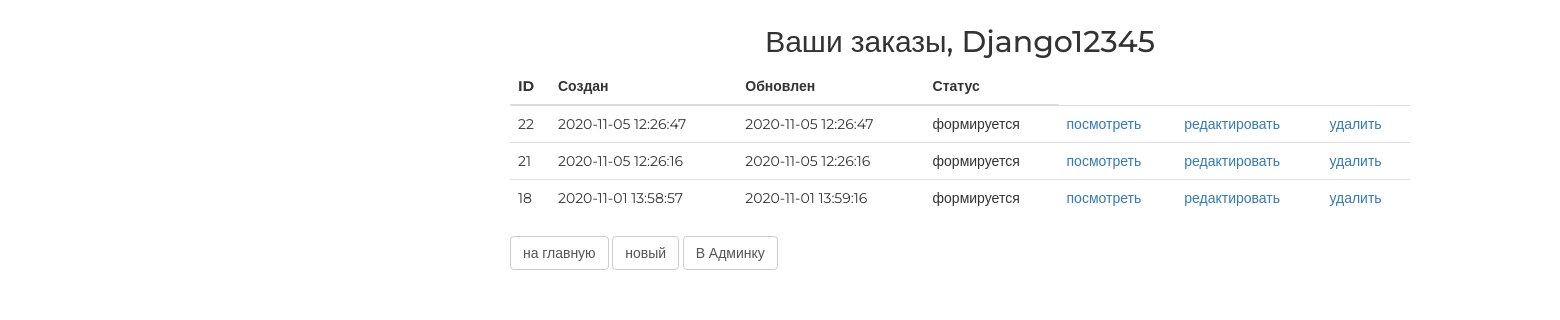
The app's page /order/ (signed in), older data.
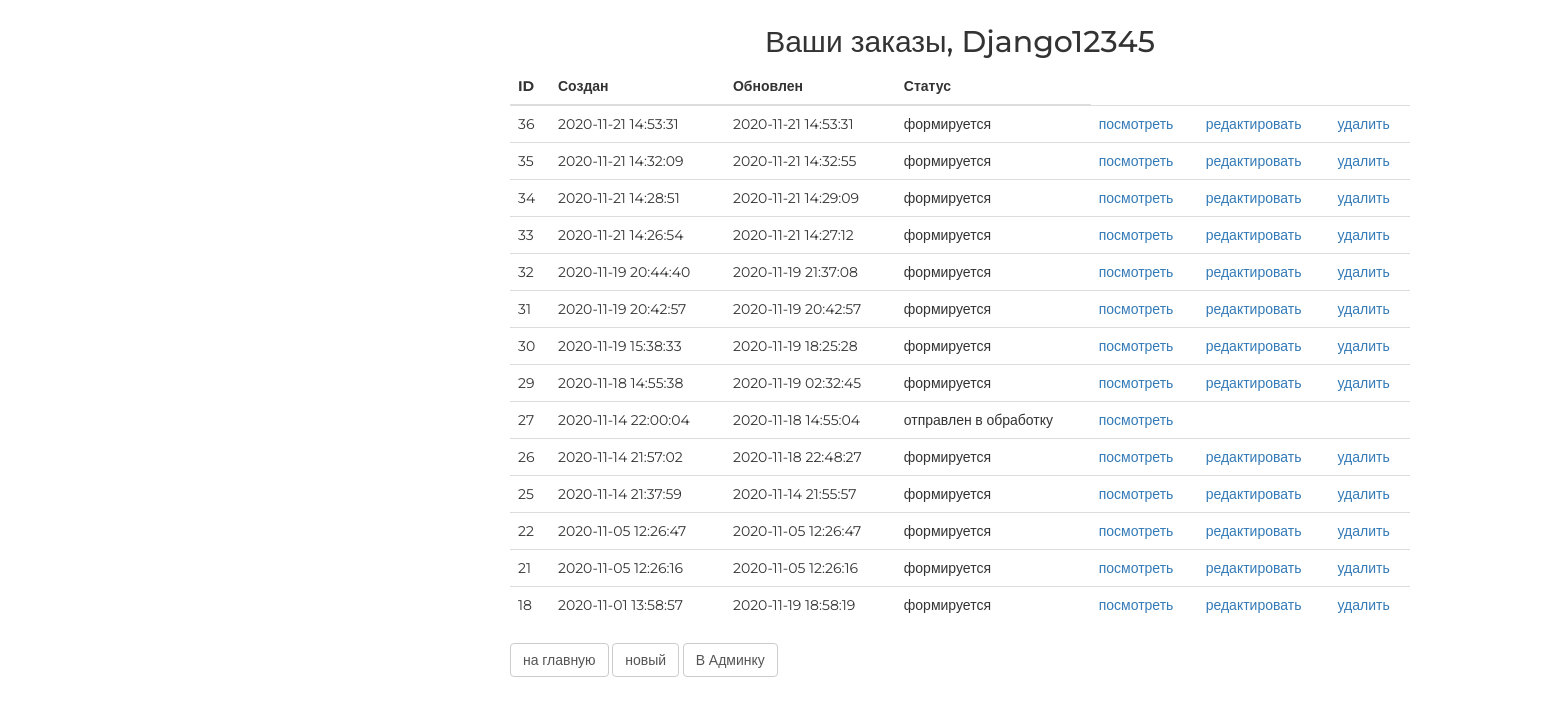
The same page, newer data.
### authapp/models.py (models this page shows, shortened)
class ShopUser(AbstractUser):
    avatar = models.ImageField(upload_to='users_avatars', blank=True)
    age = models.PositiveIntegerField(verbose_name = 'возраст', blank=True, default=18)
    activation_key = models.CharField(max_length=128, blank=True)
    activation_key_expires = models.DateTimeField(default=(now()+timedelta(hours=48)))

### ordersapp/models.py (models this page shows, shortened)
class Order(models.Model):
    FORMING = 'FM'
    SENT_TO_PROCEED = 'STP'
    PROCEEDED = 'PRD'
    PAID = 'PD'
    READY = 'RDY'
    CANCEL = 'CNC'
    ORDER_STATUS_CHOICES = (
        (FORMING, 'формируется'),
        (SENT_TO_PROCEED, 'отправлен в обработку'),
        (PAID, 'оплачен'),
        (PROCEEDED, 'обрабатывается'),
        (READY, 'готов к выдаче'),
        (CANCEL, 'отменен'),
    )
    user = models.ForeignKey(settings.AUTH_USER_MODEL, on_delete=models.CASCADE)
    created = models.DateTimeField(verbose_name='создан', auto_now_add=True)
    updated = models.DateTimeField(verbose_name='обновлен', auto_now=True)
    status = models.CharField(verbose_name='статус', max_length=3, choices=ORDER_STATUS_CHOICES,  default=FORMING)
    is_active = models.BooleanField(verbose_name='активен', default=True, db_index=True)
    class Meta:
        ordering = ('-created',)
        verbose_name = 'заказ'
        verbose_name_plural = 'заказы'
    def __init__(self, *args, **kwargs):
        super().__init__(*args, **kwargs)
        self.orderitems.set = None

### ordersapp/views.py (the view)
# urls.py: path('', ordersapp.OrderList.as_view(), name='orders_list'),
class OrderList(ListView):
    model = Order
    def get_queryset(self):
        return Order.objects.filter(user=self.request.user)
    @method_decorator(login_required())
    def dispatch(self, *args, **kwargs):
        return super(ListView, self).dispatch(*args, **kwargs)

### mainapp/context_processors.py (called while the page is built)
def basket(request):
   print(f'context processor basket works')
   basket = []
   if request.user.is_authenticated:
       basket = request.user.basket.select_related()
   return {
       'basket': basket,
   }

### ordersapp/templates/ordersapp/order_list.html
{% extends 'ordersapp/base.html' %}
{% load static %}
{% block content %}
   <div class="h2 text-center head">
       Ваши заказы,
       {% if user.first_name %}
           {{ user.first_name|title}}
       {% else %}
           Пользователь
       {% endif %}
   </div>
   <table class="table orders_list">
       <thead>
         <tr>
           <th>ID</th>
           <th>Создан</th>
           <th>Обновлен</th>
           <th>Статус</th>
         </tr>
       </thead>
       <tbody>
           {% for item in object_list %}
               {% if item.is_active %}
               <tr>
                   <td class="td1 orders_list">{{ item.pk }}</td>
                   <td>{{ item.created|date:"Y-m-d H:i:s" }}</td>
                   <td>{{ item.updated|date:"Y-m-d H:i:s" }}</td>
                   <td>{{ item.get_status_display }}</td>
                   <td>
                       <a href="{% url 'ordersapp:order_read' item.pk %}">
                           посмотреть
                       </a>
                   </td>
                   <td>
                       {% if item.status == 'FM' %}
                         <a href="{% url 'ordersapp:order_update' item.pk %}">
                           редактировать
                         </a>
                       {% endif %}
                   </td>
                   <td>
                       {% if item.status == 'FM' %}
                         <a href="{% url 'ordersapp:order_delete' item.pk %}">
                             удалить
                         </a>
                       {% endif %}
                   </td>
               </tr>
               {% endif %}
           {% endfor %}
       </tbody>
   </table>
   <button class="btn btn-default btn-round">
       <a href="{% url 'main' %}">
           на главную
       </a>
   </button>
   <button class="btn btn-default btn-round">
       <a href="{% url 'ordersapp:order_create' %}">
           новый
       </a>
   </button>
    {% if user.is_superuser%}
    <button class="btn btn-default btn-round">
       <a href="{% url 'adminapp:users' %}">
           В Админку
       </a>
   </button>
    {%endif%}
{% endblock %}

### ordersapp/templates/ordersapp/base.html (shortened to what this page needs)
<!DOCTYPE html>
{% load static %}
<html>
<head>
   {% block css %}
       <link rel="stylesheet" type="text/css" href="{% static 'css/bootstrap.min.css' %}">
       <link rel="stylesheet" type="text/css" href="{% static 'css/style.css' %}">
        <link rel="stylesheet" type="text/css" href="{% static 'css/style_geek2.css' %}">
   {% endblock %}
</head>
<body>
  <div class="order_container">
       {% block content %}
       {% endblock %}
  </div>
</body>
</html>

### static/css/style.css (style rules this page uses)
* { margin: 0; padding: 0; }
body { width:1920px; margin: 0 auto; }
table { border-collapse: collapse; }

### static/css/style_geek2.css (style rules this page uses)
* { margin: 0; padding: 0; }
.order_container { margin: 25px auto; width: 900px; }
.order_container button a { text-decoration: none; color: #555; }
.table.orders_list { min-width: 600px; }
.td1.orders_list { width: 40px; }
body { font-family: 'Montserrat', sans-serif; }
html, body { height: 100%; }
table { width: 100%; }
td:first-child { width: 235px; }

Row changes from the older to the newer data that the page shows:
added Order: pk "36", created "2020-11-21 14:53:31", updated "2020-11-21 14:53:31", status "формируется", shows "редактировать", shows "удалить"
added Order: pk "35", created "2020-11-21 14:32:09", updated "2020-11-21 14:32:55", status "формируется", shows "редактировать", shows "удалить"
added Order: pk "34", created "2020-11-21 14:28:51", updated "2020-11-21 14:29:09", status "формируется", shows "редактировать", shows "удалить"
added Order: pk "33", created "2020-11-21 14:26:54", updated "2020-11-21 14:27:12", status "формируется", shows "редактировать", shows "удалить"
added Order: pk "32", created "2020-11-19 20:44:40", updated "2020-11-19 21:37:08", status "формируется", shows "редактировать", shows "удалить"
added Order: pk "31", created "2020-11-19 20:42:57", updated "2020-11-19 20:42:57", status "формируется", shows "редактировать", shows "удалить"
added Order: pk "30", created "2020-11-19 15:38:33", updated "2020-11-19 18:25:28", status "формируется", shows "редактировать", shows "удалить"
added Order: pk "29", created "2020-11-18 14:55:38", updated "2020-11-19 02:32:45", status "формируется", shows "редактировать", shows "удалить"
added Order: pk "27", created "2020-11-14 22:00:04", updated "2020-11-18 14:55:04", status "отправлен в обработку"
added Order: pk "26", created "2020-11-14 21:57:02", updated "2020-11-18 22:48:27", status "формируется", shows "редактировать", shows "удалить"
added Order: pk "25", created "2020-11-14 21:37:59", updated "2020-11-14 21:55:57", status "формируется", shows "редактировать", shows "удалить"
changed Order id 18: updated "2020-11-01 13:59:16" → "2020-11-19 18:58:19"
